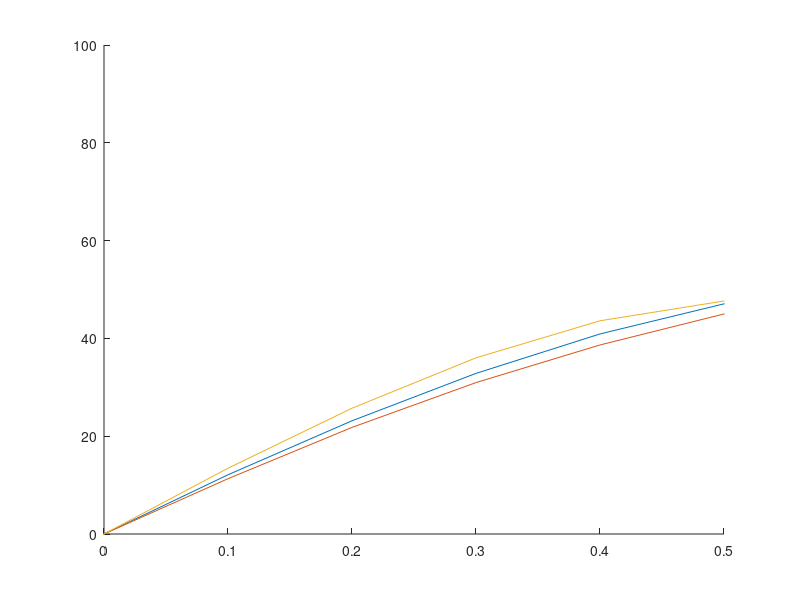

Reproduce this figure in MATLAB.
% shitty script to plot table of ring values in Unity to DVA values
% and fit a function to it

clear all; close all;

%load the csv
norm2dva = csvread('norm2DVA.csv');

f = figure; %grab a fig
hold on
% myFit = fit(norm2dva(:,1), norm2dva(:,2), 'poly3'); % x = dva, y = ring size
% f, plot(myFit, norm2dva(:,1), norm2dva(:,2));
ylim([0 100])
xlim([0 0.5])





coeffs = polyfit(norm2dva(:,1), norm2dva(:,2), 3);


x=-2:.1:2;
p=[coeffs(1) coeffs(2) coeffs(3) 0] % polynomial function
plot(x,polyval(p,x))

y = rad2deg( atan(x*2) );
plot(x,y);

norm2dva_vive = norm2dva(1:end-1,:);
norm2dva_vive(:,1) = norm2dva_vive(:,1).*(80/90);

viveCoeffs = [];
viveCoeffs = polyfit(norm2dva_vive(:,1), norm2dva_vive(:,2), 3);
x_vive=-2:.1:2;
p_vive=[viveCoeffs(1) viveCoeffs(2) viveCoeffs(3) 0] % polynomial function
plot(x_vive,polyval(p_vive,x_vive))

%test the function
testDVA = 0.04; % diameter
(coeffs(1)*power(testDVA,3) + coeffs(2)*power(testDVA,2) + coeffs(3)*power(testDVA,1) + 0) %returns radius


